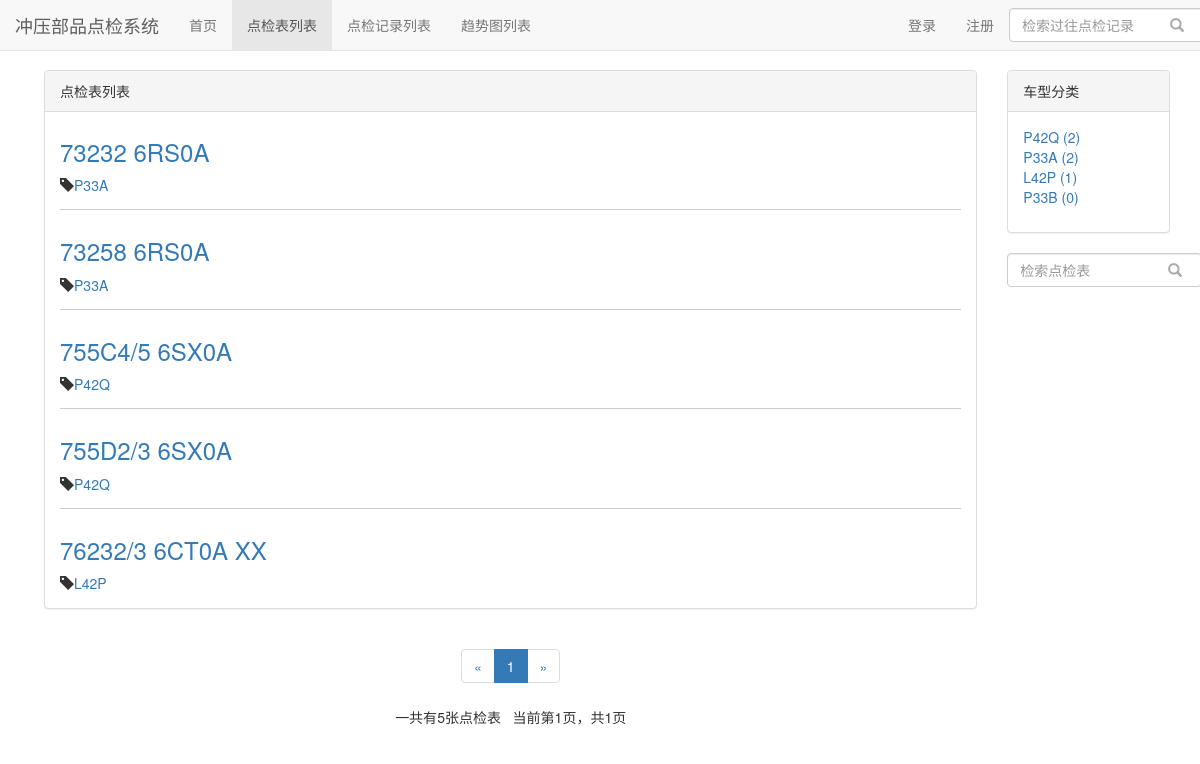
/checksheet/, run on the app's committed database.
### checksheet/models.py (models this page shows, shortened)
class CheckSheet(models.Model):
    管理编号 = models.CharField(max_length=10, blank=True, null=True)
    parts_code = models.CharField(max_length=20, blank=True, null=True)
    parts_name = models.CharField(max_length=50, blank=True, null=True)
    car_type = models.ForeignKey(CarType, on_delete=models.CASCADE, verbose_name='car_type', blank = True, null=True)
    machine_type = models.ForeignKey(MachineType, on_delete=models.CASCADE)
    标准spm = models.DecimalField(max_digits = 3, decimal_places = 1, blank=True, null=True)
    容器 = models.CharField(max_length=5, blank=True, null=True)
    SNP = models.IntegerField(default=0, blank=True, null=True)
    材质 = models.CharField(max_length=20, blank=True, null=True)
    板厚 = models.CharField(max_length=20, blank=True, null=True)
    标准材料宽度 = models.IntegerField(default=0, blank=True, null=True)
    进给量 = models.DecimalField(max_digits = 5, decimal_places = 1, blank=True, null=True)
    拉延模压力设定 = models.DecimalField(max_digits = 3, decimal_places = 2, blank=True, null=True)
    模块高度设定 = models.DecimalField(max_digits = 5, decimal_places = 1, blank=True, null=True)
    气垫顶出高度设定 = models.DecimalField(max_digits = 4, decimal_places = 1, blank=True, null=True)
    发生日1 = models.DateField(blank=True, null=True)
    发生日2 = models.DateField(blank=True, null=True)
    发生日3 = models.DateField(blank=True, null=True)
    不合格内容1 = models.CharField(max_length=100, blank=True, null=True)
    不合格内容2 = models.CharField(max_length=100, blank=True, null=True)
    不合格内容3 = models.CharField(max_length=100, blank=True, null=True)
    发生原因1 = models.CharField(max_length=100, blank=True, null=True)
    发生原因2 = models.CharField(max_length=100, blank=True, null=True)
    发生原因3 = models.CharField(max_length=100, blank=True, null=True)
    管理项目1 = models.ForeignKey(ManageProject, related_name='manageproject1', verbose_name='管理项目1', on_delete=models.CASCADE, blank=True, null=True)
    规格值1 = models.CharField(max_length=20, blank=True, null=True)
    确认方法1 = models.ForeignKey(ConfirmationMethod, related_name='confirmationmethod1', verbose_name='确认方法1',on_delete=models.CASCADE, blank=True, null=True)
    确认频次1 = models.ForeignKey(ConfirmationFrequency, related_name='confirmationfrequency1', verbose_name='确认频次1',on_delete=models.CASCADE, blank=True, null=True)
    管理项目2 = models.ForeignKey(ManageProject, related_name='manageproject2', verbose_name='管理项目2', on_delete=models.CASCADE, blank=True, null=True)
    规格值2 = models.CharField(max_length=20, blank=True, null=True)
    确认方法2 = models.ForeignKey(ConfirmationMethod, related_name='confirmationmethod2', verbose_name='确认方法2',on_delete=models.CASCADE, blank=True, null=True)
    确认频次2 = models.ForeignKey(ConfirmationFrequency, related_name='confirmationfrequency2', verbose_name='确认频次2',on_delete=models.CASCADE, blank=True, null=True)
    管理项目3 = models.ForeignKey(ManageProject, related_name='manageproject3', verbose_name='管理项目3', on_delete=models.CASCADE, blank=True, null=True)
    规格值3 = models.CharField(max_length=20, blank=True, null=True)
    确认方法3 = models.ForeignKey(ConfirmationMethod, related_name='confirmationmethod3', verbose_name='确认方法3',on_delete=models.CASCADE, blank=True, null=True)
    确认频次3 = models.ForeignKey(ConfirmationFrequency, related_name='confirmationfrequency3', verbose_name='确认频次3',on_delete=models.CASCADE, blank=True, null=True)
    管理项目4 = models.ForeignKey(ManageProject, related_name='manageproject4', verbose_name='管理项目4', on_delete=models.CASCADE, blank=True, null=True)
    规格值4 = models.CharField(max_length=20, blank=True, null=True)
    确认方法4 = models.ForeignKey(ConfirmationMethod, related_name='confirmationmethod4', verbose_name='确认方法4',on_delete=models.CASCADE, blank=True, null=True)
    确认频次4 = models.ForeignKey(ConfirmationFrequency, related_name='confirmationfrequency4', verbose_name='确认频次4',on_delete=models.CASCADE, blank=True, null=True)
    管理项目5 = models.ForeignKey(ManageProject, related_name='manageproject5', verbose_name='管理项目5', on_delete=models.CASCADE, blank=True, null=True)
    规格值5 = models.CharField(max_length=20, blank=True, null=True)
    确认方法5 = models.ForeignKey(ConfirmationMethod, related_name='confirmationmethod5', verbose_name='确认方法5',on_delete=models.CASCADE, blank=True, null=True)
    确认频次5 = models.ForeignKey(ConfirmationFrequency, related_name='confirmationfrequency5', verbose_name='确认频次5',on_delete=models.CASCADE, blank=True, null=True)
    管理项目6 = models.ForeignKey(ManageProject, related_name='manageproject6', verbose_name='管理项目6', on_delete=models.CASCADE, blank=True, null=True)
    规格值6 = models.CharField(max_length=20, blank=True, null=True)
    确认方法6 = models.ForeignKey(ConfirmationMethod, related_name='confirmationmethod6', verbose_name='确认方法6',on_delete=models.CASCADE, blank=True, null=True)
    确认频次6 = models.ForeignKey(ConfirmationFrequency, related_name='confirmationfrequency6', verbose_name='确认频次6',on_delete=models.CASCADE, blank=True, null=True)
    管理项目7 = models.ForeignKey(ManageProject, related_name='manageproject7', verbose_name='管理项目7', on_delete=models.CASCADE, blank=True, null=True)
    规格值7 = models.CharField(max_length=20, blank=True, null=True)
    确认方法7 = models.ForeignKey(ConfirmationMethod, related_name='confirmationmethod7', verbose_name='确认方法7',on_delete=models.CASCADE, blank=True, null=True)
    确认频次7 = models.ForeignKey(ConfirmationFrequency, related_name='confirmationfrequency7', verbose_name='确认频次7',on_delete=models.CASCADE, blank=True, null=True)
    content1 = RichTextUploadingField()
    content2 = RichTextUploadingField(blank=True, null=True)
    author = models.ForeignKey(User, on_delete=models.CASCADE, blank=True, null=True)
    created_time = models.DateTimeField(auto_now_add=True)
    last_updated_time = models.DateTimeField(auto_now=True)
    class Meta:
        ordering = ['parts_code']

class CarType(models.Model):
    type_name = models.CharField(max_length=10)
    def __str__(self):
        return self.type_name

### checksheet/views.py (the view)
# urls.py: path('', views.checksheet_list, name="checksheet_list"),
def checksheet_list(request):
    cheeksheets_all_list = CheckSheet.objects.all()
    context = get_checksheet_list_common_data(request, cheeksheets_all_list)
    return render(request,'checksheet/checksheet_list.html',context)

### user/forms.py (shortened to what this page needs)
class LoginForm(forms.Form):
    username_or_email = forms.CharField(
        label='用户名或邮箱',
        widget=forms.TextInput(attrs={'class':'form-control', 'placeholder':'请输入用户名或邮箱'})
    )
    password = forms.CharField(label='密码',
                               widget=forms.PasswordInput(
                               attrs={'class':'form-control', 'placeholder':'请输入密码'}))

### user/context_processors.py (called while the page is built)
def login_modal_form(request):
    return {'login_modal_form': LoginForm()}

### checksheet/templates/checksheet/checksheet_list.html (shortened to what this page needs)
{% extends 'base.html' %}
{% block nav_checksheet_active %}active{% endblock %}
{% load static %}
{% block header_extends %}
    <link rel="stylesheet" href="{% static 'checksheet/checksheet.css' %}">
{% endblock %}
{% block content %}
    <div class="container">
        <div class="row">
            <div class="col-xs-12 col-sm-8 col-md-9 col-lg-10">
                <div class="panel panel-default">
                    <div class="panel-heading">{% block checksheet_list_title %}点检表列表{% endblock %}</div>
                    <div class="panel-body">
                        {% for checksheet in checksheets %}
                            <div class="checksheet">
                                <h3><a href="{% url 'checksheet_page' checksheet.pk %}">{{ checksheet.parts_code }}</a></h3>
                                <p class="checksheet-info">
                                    <span class="glyphicon glyphicon-tag"></span><a href="{% url 'cars_with_type' checksheet.car_type.pk %}">{{ checksheet.car_type }}</a>
                                </p>
                            </div>
                        {% empty %}
                            <div class="checksheet">
                                <h3>--暂无点检表，敬请添加--</h3>
                            </div>
                        {% endfor %}
                    </div>
                </div>
                <div class="paginator">
                    <ul class="pagination">
                    <li>
                        {% if page_of_checksheets.has_previous %}
                            <a href="?page={{ page_of_checksheets.previous_page_number }}" aria-label="Previous">
                            <span aria-hidden="true">&laquo;</span>
                            </a>
                        {% else %}
                            <span aria-hidden="true">&laquo;</span>
                        {% endif %}
                    </li>
                    {% for page_num in page_range %}
                        {% if page_num == page_of_checksheets.number %}
                            <li class='active'><span>{{ page_num }}</span></li>
                        {% else %}
                            {% if page_num == '...'%}
                                <li ><span>{{ page_num }}</span></li>
                            {% else %}
                                <li><a href="?page={{ page_num }}">{{ page_num }} </a></li>
                            {% endif%}
                        {% endif %}
                    {% endfor %}
                    <li>
                        {% if page_of_checksheets.has_next %}
                            <a href="?page={{ page_of_checksheets.next_page_number}}" aria-label="Next">
                                <span aria-hidden="true">&raquo;</span>
                            </a>
                        {% else %}
                            <span aria-hidden="true">&raquo;</span>
                        {% endif %}
                    </li>
                    </ul>
                    <p>
                        一共有{{ page_of_checksheets.paginator.count }}张点检表&nbsp&nbsp
                        当前第{{ page_of_checksheets.number}}页，共{{ page_of_checksheets.paginator.num_pages }}页
                    </p>
                </div>
            </div>
            <div class="hidden-xs col-sm-4 col-md-3 col-lg-2">
                <div class="panel panel-default">
                    <div class="panel-heading">车型分类</div>
                    <div class="panel-body">
                        <ul class="car-types">
                            {% for car_type in car_types %}
                                <li>
                                    <a href="{% url 'cars_with_type' car_type.pk %}">
                                        {{ car_type.type_name }} ({{ car_type.checksheet_count }})
                                    </a>
                                </li>
                            {% empty %}
                                <li>暂无分类</li>
                            {% endfor%}
                        </ul>
                    </div>
                </div>
                <div class="search3">
                    <form class="navbar-form search-form3" action="{% url 'search3' %}">
                        <div class="form-group">
                            <input type="text" name="wd" class="form-control" placeholder="检索点检表">
                        </div>
                        <button type="submit" class="btn btn-default">
                            <span class="glyphicon glyphicon-search"></span>
                        </button>
                    </form>
                </div>
            </div>
        </div>
    </div>
{% endblock %}

### templates/base.html (shortened to what this page needs)
{% load static %}
<!DOCTYPE html>
<html lang="zh-CN">
<head>
    <link rel="stylesheet" type="text/css" href="{% static "base.css" %}">
    <link rel="stylesheet" type="text/css" href="{% static "bootstrap-3.37/css/bootstrap.min.css" %}">
    {% block header_extends %}{% endblock %}
</head>
<body>
    <div class="navbar navbar-default navbar-fixed-top" role="navigation">
        <div class="container-fluid">
            <div class="navbar-header">
                <a class="navbar-brand" href="{% url 'home' %}">冲压部品点检系统
                </a>
            </div>
            <div id="navbar-collapse"  class="collapse navbar-collapse">
                <ul class="nav navbar-nav">
                    <li class="{% block nav_home_active %}{% endblock %}">
                        <a href="{% url 'home' %}">首页</a>
                    </li>
                    <li class="{% block nav_checksheet_active %}{% endblock %}">
                        <a href="{% url 'checksheet_list' %}">点检表列表</a>
                    </li>
                    <li class="{% block nav_updatesheet_active %}{% endblock %}">
                        <a href="{% url 'updatesheet_list' %}">点检记录列表</a>
                    </li>
                    <li class="{% block nav_tendencychart_active %}{% endblock %}">
                        <a href="{% url 'tendencychart_list' %}">趋势图列表</a>
                    </li>
                </ul>
                <ul class="nav navbar-nav navbar-right">
                    {% if not user.is_authenticated %}
                        <li>
                            <a href="{% url 'login' %}?from={{ request.get_full_path }}">登录</a>
                        </li>
                        <li>
                            <a href="{% url 'register' %}?from={{ request.get_full_path }}">注册</a>
                        </li>
                    {% endif %}
                    <li>
                        <form class="navbar-form search-form" action="{% url 'search' %}">
                            <div class="form-group">
                                <input type="text" name="wd" class="form-control" placeholder="检索过往点检记录">
                            </div>
                            <button type="submit" class="btn btn-default">
                                <span class="glyphicon glyphicon-search"></span>
                            </button>
                        </form>
                    </li>
                </ul>
            </div>
        </div>
    </div>
    {% block content %}{% endblock %}
</body>
</html>

### static/base.css (style rules this page uses)
* { margin: 0; padding: 0; }
body { margin-top: 70px!important; }
.search-form { display: flex; width: 100%!important; margin-left: 0; }
.search-form .form-group { width: 100%!important; }
.search-form button[type="submit"] { background: none; border: none; margin-left: -3em; color: #aaa; }

### checksheet/static/checksheet/checksheet.css (style rules this page uses)
div.row { padding-left: 1em; }
ul.car-types { list-style-type: none; padding-left:0 }
div.checksheet:not(:last-child) { margin-bottom: 2em; padding-bottom: 1em; border-bottom: 1px solid #ccc;; }
div.checksheet h3 { margin-top: 0.5em; }
div.checksheet p.checksheet-info { margin-bottom: 0em; }
div.paginator { text-align: center; }
.search-form3 { display: flex; width: 100%!important; margin-left: 0em; }
.search-form3 .form-group { width: 100%!important; }
.search-form3 button[type="submit"] { background: none; border: none; margin-left: -1em; color: #aaa; }
.navbar-form { padding: 0px 0px; }

### data on the page
CheckSheet: parts_code "73232 6RS0A", car_type "P33A"
CheckSheet: parts_code "73258 6RS0A", car_type "P33A"
CheckSheet: parts_code "755C4/5 6SX0A", car_type "P42Q"
CheckSheet: parts_code "755D2/3 6SX0A", car_type "P42Q"
CheckSheet: parts_code "76232/3 6CT0A XX", car_type "L42P"
CarType: type_name "P42Q", checksheet_count "2"
CarType: type_name "P33A", checksheet_count "2"
CarType: type_name "L42P", checksheet_count "1"
CarType: type_name "P33B", checksheet_count "0"

### other printed values
{{ page_num }} "1"
{{ page_of_checksheets.paginator.count }} "5"
{{ page_of_checksheets.number }} "1"
{{ page_of_checksheets.paginator.num_pages }} "1"
